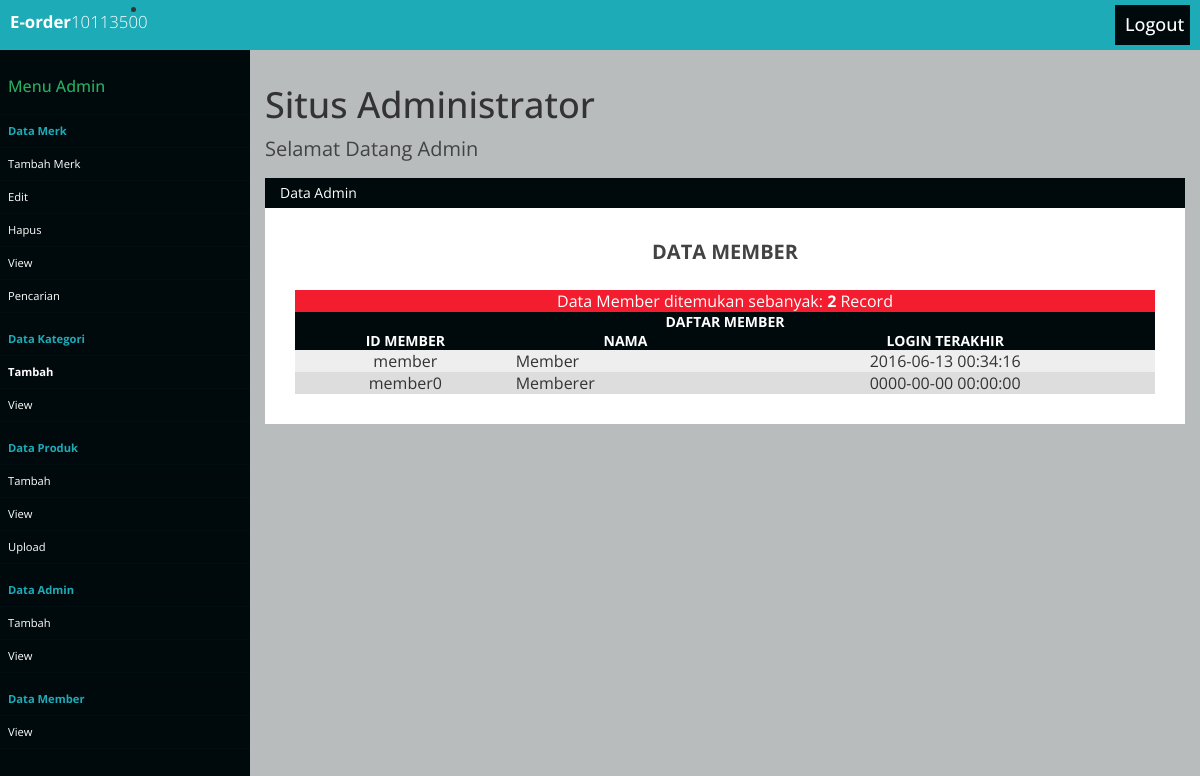
The page /admin/member_view.php (signed in) on the database its author committed.
### tables this page shows
CREATE TABLE `member` (
  `id_member` varchar(50) NOT NULL COMMENT 'Untuk id_member akan menggunakan email',
  `nama` varchar(50) NOT NULL,
  `alamat` varchar(250) NOT NULL,
  `katasandi` varchar(50) NOT NULL,
  `loginterakhir` datetime NOT NULL
);

### admin/member_view.php (the view, shortened to what this page needs)
<?php
	if(($_SESSION['sudahlogin']==true)&&($_SESSION['username']!="")){
?>
<html>
<head>
    <?php include("../include/lib_func.php");?>
    <link href="../assets/css/bootstrap.min.css" rel="stylesheet">
    <link href="../assets/css/admin.css" rel="stylesheet">
</head>
<body>
	<div id="header">
		<div class="logo"><b><a href="#">E-order<span>10113500</span></a></b></div>
		<ul class="logout">
				<li><a class="head" href="logout.php"><h4>Logout</h4></a></li>
			</ul>
	</div>
	<div id="container">
		<div class="sidebar">
		</div>
		<div class="content">
			<h1>Situs Administrator</h1>
			<p>Selamat Datang Admin</p>
			<div id="box">
				<div class="box-top">Data Admin</div>
					<div class="box-panel">
						<table width="100%" align="center" border=0 >
						<tr>
						<td valign="top"><p class="judul">DATA MEMBER</p>
					    <?php
						$link=koneksi_db();
						$sql="select * from member order by id_member";
						$res=mysqli_query($link,$sql);
						$banyakrecord=mysqli_num_rows($res);
						if($banyakrecord>0){
						?>
							<div class="info">Data Member ditemukan sebanyak: <b><?php echo $banyakrecord;?></b> Record</div>
							<table border=0 align="center">
							  <tr class="judultable"><td colspan=3>DAFTAR MEMBER</td></tr>
							  <tr class="judultable"><td>ID MEMBER</td><td>NAMA</td><td>LOGIN TERAKHIR</td></tr>
							  <?php
							  	$i=0;
							  	while($data=mysqli_fetch_array($res)){
							  		$i++;
							  ?>
							  	<tr class="<?php if($i%2==1) echo "isitabelganjil";else echo "isitabelgenap";?>">
							  	   <td align="center"><?php echo $data['id_member'];?></td>
							  	   <td><?php echo $data['nama'];?></td>
							  	   <td align="center"><?php echo $data['loginterakhir'];?></td>
							  	</tr>
							  <?php
							  	}
							  ?>
							</table>
						<?php
						}
						else{
						?>
						<div class="warning">Data admin tidak ditemukan!.</div>
						<?php
						}
						?>
						</td>
						</tr>
			     	</div>
				</div>
			</div>
		</div>
</body>
</html>
<?php
}else{
	header("location: belumlogin.php");
}
?>

### assets/css/admin.css (style rules this page uses)
* { margin: 0; padding: 0; box-sizing: border-box; }
body { font-family: 'Open Sans', sans-serif; }
a { text-decoration: none; }
div#header { width: 100%; height: 50px; background-color: #1DABB8; margin: auto; }
.logo { float: left; margin-top: 10px; margin-left: 10px; }
.logo a { font-size: 1.2em; color: #fff; }
.logo a span { font-weight: 300; }
div#container { width: 100%; margin: 0 auto; }
.sidebar { width: 250px; height: 115%; background-color: #000A0D; float: left; }
.content { width: auto; margin-left: 250px; height: 115%; background-color: #B9BCBD; padding: 15px; }
.content p { color: #434343; font-size: 20px; }
div#box { margin-top: 15px; }
div#box .box-top { padding: 5px; padding-left: 15px; color: #fff; background-color: #000A0D; font-weight: 500%; }
div#box .box-panel { padding: 30px; background-color: #fff; color: #333; }
.logout a { margin-right: 10px; margin-top: 5px; padding-left: 10px; width: 75px; height: auto; color: #fff; background-color: #000A0D; float: right; }
table { width: 100%; }
.judul { font-size:36px; text-transform:uppercase; text-align:center; font-weight:bold; padding-bottom: 15px; }
.info { background-color:#F31D2F; text-align:center; color: #fff; }
.judultable { background-color:#000A0D; font-weight:bold; font-size:14px; text-align:center; color: #fff; }
.isitabelganjil { background-color: #EEEEEE; }
.isitabelgenap { background-color:#DDDDDD; }

### rows shown on the page
member: id_member "member", nama "Member", loginterakhir "2016-06-13 00:34:16"
member: id_member "member0", nama "Memberer", loginterakhir "0000-00-00 00:00:00"

### other values the page prints
$banyakrecord "2"
